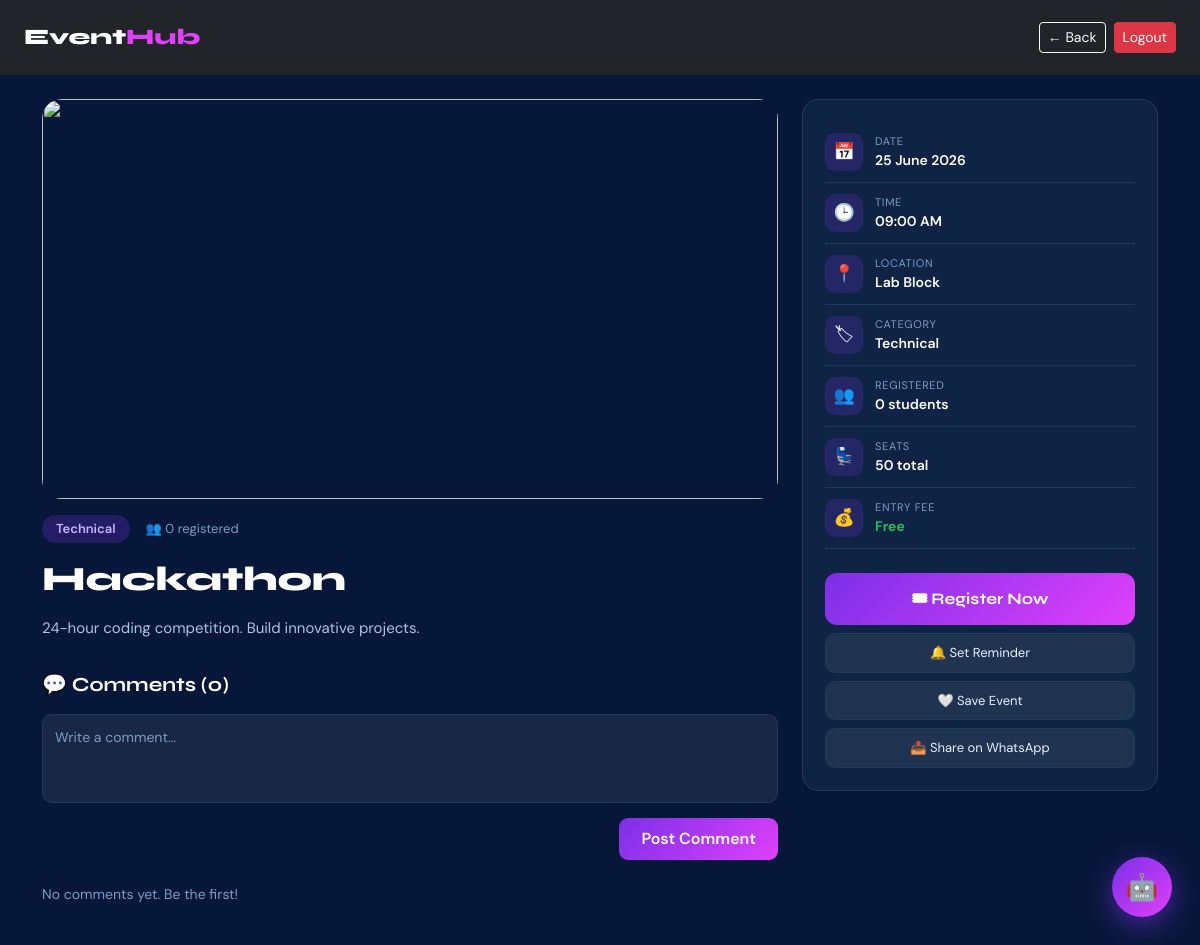
Screenshot of /event/2 (signed in) with the database file from the repository.
### tables this page shows
CREATE TABLE events(
        id INTEGER PRIMARY KEY AUTOINCREMENT,
        title TEXT, date TEXT, time TEXT, location TEXT,
        image TEXT, category TEXT,
        description TEXT DEFAULT '',
        seats INTEGER DEFAULT 100,
        fee INTEGER DEFAULT 0);

### app.py (the view)
@app.route("/event/<int:event_id>")
@login_required
def event_details(event_id):
    conn = get_connection(); cur = conn.cursor()
    cur.execute("SELECT * FROM events WHERE id=?", (event_id,))
    event = cur.fetchone()
    cur.execute("SELECT COUNT(*) FROM registrations WHERE event_id=?", (event_id,))
    reg_count = cur.fetchone()[0]
    cur.execute("""SELECT f.*, u.name as uname FROM feedback f
                   LEFT JOIN users u ON f.user_name=u.name
                   WHERE f.event_id=? ORDER BY f.id DESC""", (event_id,))
    reviews = cur.fetchall()
    cur.execute("SELECT * FROM comments WHERE event_id=? ORDER BY id DESC", (event_id,))
    comments = cur.fetchall()
    cur.execute("SELECT id FROM registrations WHERE event_id=? AND registered_by=?",
                (event_id, session.get("user","")))
    existing_reg = cur.fetchone()
    reg_id = existing_reg["id"] if existing_reg else None
    conn.close()
    if not event: return "Event not found", 404
    return render_template("event_details.html", event=event, reg_count=reg_count,
                           reviews=reviews, comments=comments, reg_id=reg_id)

### app.py (called while the page is built)
def event_image_url(event):
    img = (event["image"] or "").strip()
    if img:
        path = os.path.join("static","uploads",img)
        if os.path.exists(path):
            return url_for("static", filename="uploads/"+img)
    return CATEGORY_IMAGES.get(event["category"] or "default", CATEGORY_IMAGES["default"])

def login_required(f):
    from functools import wraps
    @wraps(f)
    def decorated(*a, **kw):
        if "user" not in session:
            return redirect(url_for("login"))
        return f(*a, **kw)
    return decorated

### database.py (called while the page is built)
def get_connection():
    conn = sqlite3.connect(DB_PATH)
    conn.row_factory = sqlite3.Row
    return conn

### templates/event_details.html (shortened to what this page needs)
<!DOCTYPE html>
<html lang="en">
<head>
<link href="https://cdn.jsdelivr.net/npm/bootstrap@5.3.3/dist/css/bootstrap.min.css" rel="stylesheet">
</head>
<body>
<nav class="navbar navbar-dark bg-dark px-4 py-3 sticky-top">
  <a class="navbar-brand" href="/">Event<span>Hub</span></a>
  <div class="d-flex gap-2">
    <a href="/" class="btn btn-outline-light btn-sm">← Back</a>
    <a href="/logout" class="btn btn-danger btn-sm">Logout</a>
  </div>
</nav>
<div class="container py-4">
  <div class="row g-4">
    <div class="col-lg-8">
      <img src="{{ event_image_url(event) }}" class="hero-img"
           onerror="this.src='https://images.unsplash.com/photo-1492684223066-81342ee5ff30?w=800'">
      <div class="mt-3 d-flex align-items-center gap-3 flex-wrap">
        <span class="badge-cat">{{ event['category'] }}</span>
        <span style="color:#7a9cc5;font-size:13px;">👥 {{ reg_count }} registered</span>
      </div>
      <h1 class="event-title">{{ event['title'] }}</h1>
      {% if event['description'] %}
      <p class="desc">{{ event['description'] }}</p>
      {% endif %}
      <div class="section-title">💬 Comments ({{ comments|length if comments else 0 }})</div>
      <div class="comment-form mb-4">
        <form method="POST" action="/event/{{ event['id'] }}/comment">
          <textarea name="comment" rows="3" placeholder="Write a comment..." required></textarea>
          <div class="d-flex justify-content-end mt-2">
            <button type="submit" class="btn-comment">Post Comment</button>
          </div>
        </form>
      </div>
      {% if comments %}
        {% for c in comments %}
        <div class="comment-card">
          <div class="d-flex justify-content-between align-items-start">
            <div>
              <span class="comment-user">{{ c.user_name }}</span>
              <span class="comment-time ms-2">{{ c.created_at }}</span>
            </div>
            {% if session.get('admin') %}
            <a href="/comment/delete/{{ c.id }}" class="btn btn-sm btn-outline-danger py-0 px-2"
               onclick="return confirm('Delete this comment?')" style="font-size:11px;">🗑</a>
            {% endif %}
          </div>
          <p class="comment-text">{{ c.comment }}</p>
        </div>
        {% endfor %}
      {% else %}
        <p style="color:#7a9cc5;font-size:14px;">No comments yet. Be the first!</p>
      {% endif %}
    </div>
    <div class="col-lg-4">
      <div class="info-card">
        <div class="info-row"><div class="info-icon">📅</div><div><div class="info-label">Date</div><div class="info-val">{{ event['date'] }}</div></div></div>
        <div class="info-row"><div class="info-icon">🕒</div><div><div class="info-label">Time</div><div class="info-val">{{ event['time'] }}</div></div></div>
        <div class="info-row"><div class="info-icon">📍</div><div><div class="info-label">Location</div><div class="info-val">{{ event['location'] }}</div></div></div>
        <div class="info-row"><div class="info-icon">🏷</div><div><div class="info-label">Category</div><div class="info-val">{{ event['category'] }}</div></div></div>
        <div class="info-row"><div class="info-icon">👥</div><div><div class="info-label">Registered</div><div class="info-val">{{ reg_count }} students</div></div></div>
        {% if event['seats'] %}
        <div class="info-row"><div class="info-icon">💺</div><div><div class="info-label">Seats</div><div class="info-val">{{ event['seats'] }} total</div></div></div>
        {% endif %}
        <div class="info-row">
          <div class="info-icon">💰</div>
          <div>
            <div class="info-label">Entry Fee</div>
            {% if event['fee'] and event['fee']|int > 0 %}
            <div class="info-val">₹{{ event['fee'] }}</div>
            {% else %}
            <div class="info-val" style="color:#22c55e;">Free</div>
            {% endif %}
          </div>
        </div>
        <div class="mt-4 d-flex flex-column gap-2">
          <a href="/register_event/{{ event['id'] }}" class="btn-register" id="regBtn">🎟 Register Now</a>
          <button class="btn-action" id="remBtn" onclick="toggleReminder({{ event['id'] }}, this)">
            🔔 Set Reminder
          </button>
          <button class="btn-action" id="wishBtn" onclick="toggleWish({{ event['id'] }}, this)">
            🤍 Save Event
          </button>
          <a href="https://wa.me/?text=Join {{ event['title'] }} on {{ event['date'] }} at {{ event['location'] }}!" target="_blank" class="btn-action">
            📤 Share on WhatsApp
          </a>
        </div>
      </div>
    </div>
  </div>
</div>
{% include 'chatbot.html' %}
</body>
</html>

### templates/event_details.html (style rules this page uses)
body { background:#071739;color:#e8f0fe;font-family:'DM Sans',sans-serif; }
.navbar-brand { font-family:'Syne',sans-serif;font-size:22px;font-weight:800;color:#fff; }
.navbar-brand span { color:#e040fb; }
.hero-img { width:100%;height:400px;object-fit:cover;border-radius:20px; }
.event-title { font-family:'Syne',sans-serif;font-size:34px;font-weight:800;color:#fff;margin:16px 0 8px; }
.badge-cat { background:rgba(124,47,232,.25);color:#c4b5fd;border-radius:20px;padding:4px 14px;font-size:13px;font-weight:600; }
.desc { color:#a8c4e8;line-height:1.75;font-size:15px;margin-top:16px; }
.info-card { background:#0f2444;border:1px solid #1e3a5f;border-radius:16px;padding:22px;position:sticky;top:80px; }
.info-row { display:flex;align-items:center;gap:12px;padding:11px 0;border-bottom:1px solid #1e3a5f; }
.info-icon { width:38px;height:38px;border-radius:10px;background:rgba(124,47,232,.2);display:flex;align-items:center;justify-content:center;font-size:17px;flex-shrink:0; }
.info-label { font-size:11px;color:#7a9cc5;text-transform:uppercase;letter-spacing:.7px; }
.info-val { font-size:14px;font-weight:600;color:#fff; }
.btn-register { background:linear-gradient(135deg,#7c2fe8,#e040fb);border:none;color:#fff;border-radius:12px;padding:14px;font-size:16px;font-weight:700;width:100%;transition:.2s;font-family:'Syne',sans-serif;cursor:pointer;text-decoration:none;display:block;text-align:center; }
.btn-action { background:rgba(255,255,255,.07);border:1px solid #1e3a5f;color:#e8f0fe;border-radius:10px;padding:9px 14px;font-size:13px;cursor:pointer;transition:.2s;width:100%;display:flex;align-items:center;justify-content:center;gap:6px;text-decoration:none; }
.section-title { font-family:'Syne',sans-serif;font-size:20px;font-weight:700;color:#fff;margin:28px 0 14px; }
.comment-form textarea { background:rgba(255,255,255,.07);border:1px solid #1e3a5f;color:#fff;border-radius:10px;padding:12px;width:100%;font-family:'DM Sans',sans-serif;font-size:14px;resize:none;outline:none; }
.comment-form textarea::placeholder { color:#7a9cc5; }
.btn-comment { background:linear-gradient(135deg,#7c2fe8,#e040fb);border:none;color:#fff;border-radius:9px;padding:9px 22px;font-weight:600;cursor:pointer;transition:.2s; }

### rows the page displays
events: category "Technical", title "Hackathon", description "24-hour coding competition. Build innovative projects.", date "25 June 2026", time "09:00 AM", location "Lab Block", seats "50"

### other values shown
{{ reg_count }} "0"
{{ comments|length if comments else 0 }} "0"
